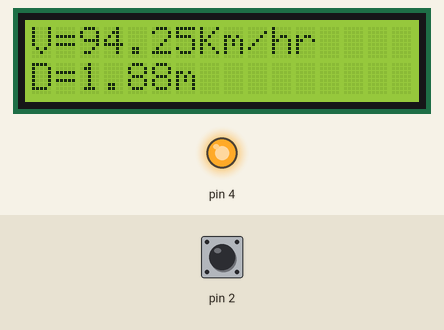
Recording of a sketch running on a simulated Arduino Uno, built with avr-gcc and run on an emulated ATmega328P. On the bench: 16×2 character LCD, output pins drawn as LEDs (lit = HIGH). The inputs (shaded band) are chosen by the test bench; at power-on: pin 2 HIGH. What the sketch prints to the serial monitor is not drawn.

Above: at 1.2 s.
1.3 s: pin 2 pulsed LOW 5 times (0.12 s each, 0.3 s apart)
At 3.0 s:
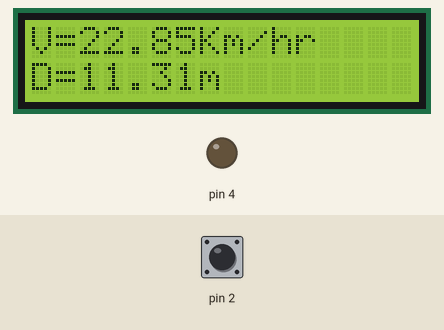
5.8 s: pin 2 pulsed LOW 5 times (0.12 s each, 0.3 s apart)
At 8.2 s:
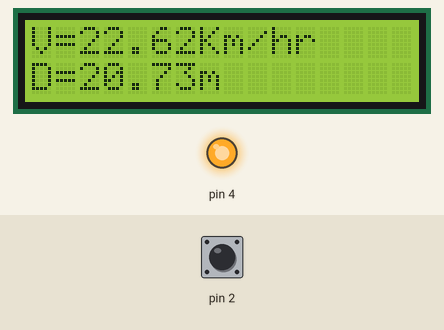
Timing chart, 0 to 9.7 s (numbered marks = the images above; inputs shaded):
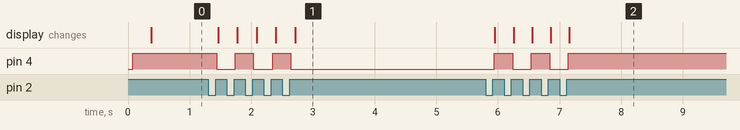

The sketch:

sketch_apr6a.ino
```cpp
#include <LiquidCrystal.h>
LiquidCrystal lcd(7, 8, 9, 10, 11 , 12);

int estadoActual1=0;
int estadoActual2=0;
int estadoUltimo=0;
int contador=0;
float radioEnCm=30;   //INGRESAR radio de la rueda en cm
float pi=3.1416;
float perimetroRueda=2*pi*(radioEnCm/100);  //Calcula Perimetro en metros
float distRecorrida=0;
float distKM=0;
int tiempo1=0;
int tiempo2=0;
int tiempo3=0;
float tiempo4=0;
float velocidad=0;

void setup(){
        pinMode(4,OUTPUT);
        pinMode(2,INPUT);
        Serial.begin(9600);
        lcd.begin(16,2);
}

void loop(){
        estadoActual1=digitalRead(2);
        delay(10);
        estadoActual2=digitalRead(2);
//Si los estados no son iguales, el sketch no hace gran cosa
        if (estadoActual1 == estadoActual2) {
              if (estadoActual1 != estadoUltimo){
                    if (estadoActual1 == HIGH) {
                        contador = contador + 1;
                        Serial.print ("Vueltas ");
                        Serial.println(contador);
                        distancia();
                        VEL();
                    }
              }
        }
        estadoUltimo= estadoActual1;

        if (contador%2 == 0 ) {
              digitalWrite(4, LOW);
        }
        else {
              digitalWrite(4, HIGH);
        }
        PantallaLCD();
}


void distancia(){
  distRecorrida=perimetroRueda*contador;
  distKM=distRecorrida/1000;
  if(distRecorrida<=999){
          Serial.print("Distancia recorrida en m= ");
          Serial.println(distRecorrida);
  }
  else{
          Serial.print("Distancia recorrida en Km= ");
          Serial.println(distKM);
  }
  }

void VEL(){
        if (contador%2 == 0 ) {
              tiempo1=millis();
        }
        else {
              tiempo2=millis();
        }
        tiempo3=abs(tiempo2-tiempo1); //hay que pasar el tiempo a hrs
        tiempo4=(((tiempo3/1000.0)/60)/60);
        Serial.print(tiempo3);
        velocidad=((perimetroRueda/1000)/tiempo4);
        Serial.print("velocidad= ");
        Serial.println(velocidad);
}


 void PantallaLCD(){
            lcd.clear();
            lcd.write("V=");
            lcd.print(velocidad);
            lcd.write("Km/hr");
            lcd.setCursor(0,1);
                        if(distRecorrida<=999){
                                lcd.write("D=");
                                lcd.print(distRecorrida);
                                lcd.write("m");
                        }
                        else{
                                lcd.write("D=");
                                lcd.print(distKM);
                                lcd.write("Km");
                        }
            return;
}
```

Measured:
- after the input at 1.3 s, pin 4: alternates HIGH for 0.30 s and LOW for 0.30 s, 5 changes in all, then stays LOW, starting after 0.14 s; the display: first changes after 0.16 s (image 1 shows a later state)
- after the input at 5.8 s, pin 4: alternates HIGH for 0.30 s and LOW for 0.30 s, 5 changes in all, then stays HIGH, starting after 0.14 s; the display: first changes after 0.15 s (image 2 shows a later state)
